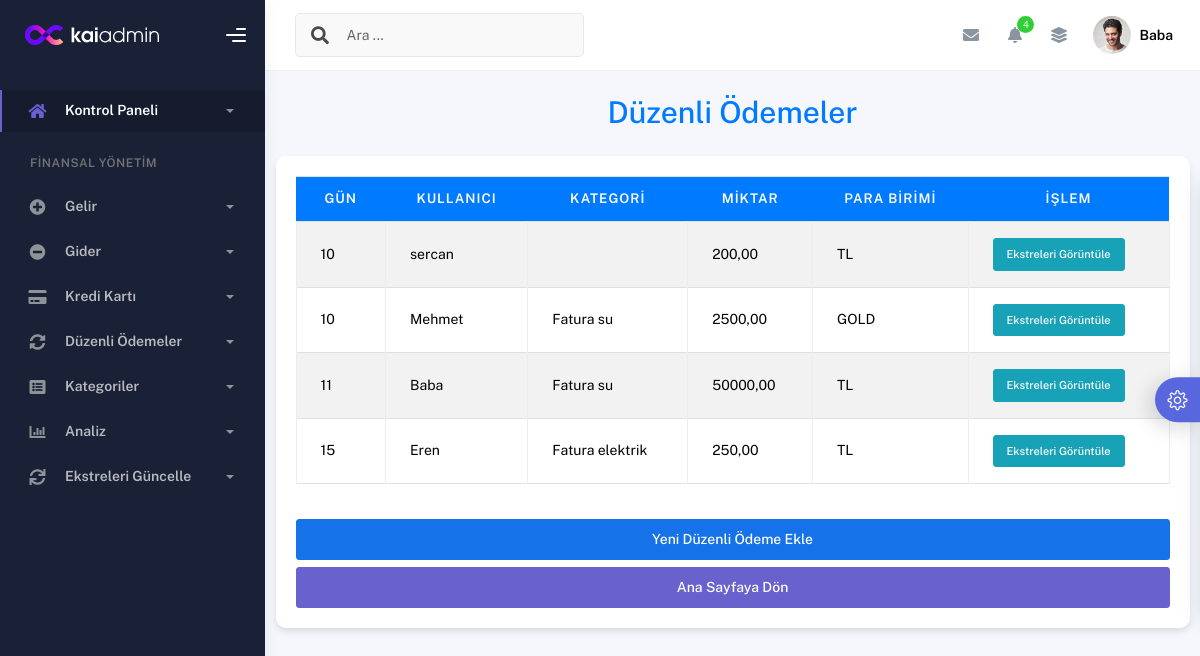
Page /duzenli-odeme-listesi/ (signed in) on the committed database.
### finans/models.py (models this page shows, shortened)
class DüzenliÖdeme(models.Model):
    kullanıcı = models.ForeignKey(User, on_delete=models.CASCADE)
    açıklama = models.CharField(max_length=100)
    miktar = models.DecimalField(max_digits=10, decimal_places=2)
    para_birimi = models.CharField(max_length=4, choices=PARA_BIRIMI_SECENEKLERI)
    ödeme_günü = models.IntegerField()
    kategori = models.ForeignKey(GiderKategori, on_delete=models.SET_NULL, null=True, blank=True)  # Üst/alt kategori seçimi

class GiderKategori(models.Model):
    isim = models.CharField(max_length=100)
    üst_kategori = models.ForeignKey('self', null=True, blank=True, on_delete=models.CASCADE)
    def __str__(self):
        return self.isim

### finans/views.py (the view)
# urls.py: path('duzenli-odeme-listesi/', views.duzenli_odeme_listesi, name='duzenli_odeme_listesi'),
@login_required
def duzenli_odeme_listesi(request):
    duzenli_odemeler = DüzenliÖdeme.objects.all().select_related('kullanıcı', 'kategori').order_by('ödeme_günü')
    context = {
        'duzenli_odemeler': duzenli_odemeler,
    }
    return render(request, 'finans/duzenli_odeme_listesi.html', context)

### templates/finans/duzenli_odeme_listesi.html (shortened to what this page needs)
{% extends "finans/ana.html" %}
{% load static %}
{% block content %}
<div class="container my-4">
    <h1 class="text-center mb-4" style="color: #007bff;">Düzenli Ödemeler</h1>
    <div class="table-container" style="background-color: #ffffff; border-radius: 10px; box-shadow: 0 4px 6px rgba(0, 0, 0, 0.1); padding: 20px; margin-top: 20px;">
        {% if duzenli_odemeler %}
        <div class="table-responsive">
            <table class="table table-striped table-bordered">
                <thead>
                    <tr>
                        <th style="background-color: #007bff; color: white; text-align: center; border: none;">Gün</th>
                        <th style="background-color: #007bff; color: white; text-align: center; border: none;">Kullanıcı</th>
                        <th style="background-color: #007bff; color: white; text-align: center; border: none;">Kategori</th>
                        <th style="background-color: #007bff; color: white; text-align: center; border: none;">Miktar</th>
                        <th style="background-color: #007bff; color: white; text-align: center; border: none;">Para Birimi</th>
                        <th style="background-color: #007bff; color: white; text-align: center; border: none;">İşlem</th>
                    </tr>
                </thead>
                <tbody>
                    {% for odeme in duzenli_odemeler %}
                    <tr style="vertical-align: middle;">
                        <td>{{ odeme.ödeme_günü }}</td>
                        <td>{{ odeme.kullanıcı.username }} {% if odeme.kullanıcı.first_name or odeme.kullanıcı.last_name %}({{ odeme.kullanıcı.first_name }} {{ odeme.kullanıcı.last_name }}){% endif %}</td>
                        <td>{{ odeme.kategori.üst_kategori|default:"" }} {{ odeme.kategori.isim|default:"" }}</td>
                        <td>{{ odeme.miktar|floatformat:2 }}</td>
                        <td>{{ odeme.para_birimi }}</td>
                        <td>
                            <a href="{% url 'finans:duzenli_odeme_ekstre_listesi' odeme.id %}" class="btn btn-detail btn-sm" style="background-color: #17a2b8; border-color: #17a2b8; color: white;">Ekstreleri Görüntüle</a>
                        </td>
                    </tr>
                    {% endfor %}
                </tbody>
            </table>
        </div>
        {% else %}
        <div class="alert alert-info text-center">
            Henüz düzenli ödeme tanımlanmamış.
        </div>
        {% endif %}
        <div class="d-grid gap-2 mt-4">
            <a href="{% url 'finans:duzenli_ödeme_ekle' %}" class="btn btn-primary">Yeni Düzenli Ödeme Ekle</a>
            <a href="{% url 'finans:anasayfa' %}" class="btn btn-secondary">Ana Sayfaya Dön</a>
        </div>
    </div>
</div>
{% endblock %}

### templates/finans/ana.html (shortened to what this page needs)
{% load static %}
<!DOCTYPE html>
<html lang="tr">
  <head>
    <link rel="stylesheet" href="{% static 'css/bootstrap.min.css' %}" />
    <link rel="stylesheet" href="{% static 'css/plugins.min.css' %}" />
    <link rel="stylesheet" href="{% static 'css/kaiadmin.min.css' %}" />
    <link rel="stylesheet" href="{% static 'css/demo.css' %}" />
  </head>
  <body>
    <div class="wrapper">
      <div class="sidebar" data-background-color="dark">
        <div class="sidebar-logo">
          <div class="logo-header" data-background-color="dark">
            <a href="#" class="logo">
              <img
                src="{% static 'img/kaiadmin/logo_light.svg' %}"
                alt="navbar markası"
                class="navbar-brand"
                height="20"
              />
            </a>
            <div class="nav-toggle">
              <button class="btn btn-toggle toggle-sidebar">
                <i class="gg-menu-right"></i>
              </button>
            </div>
          </div>
        </div>
        <div class="sidebar-wrapper scrollbar scrollbar-inner">
          <div class="sidebar-content">
            <ul class="nav nav-secondary">
              <li class="nav-item active">
                <a data-bs-toggle="collapse" href="#kontrol-paneli" class="collapsed" aria-expanded="false">
                  <i class="fas fa-home"></i>
                  <p>Kontrol Paneli</p>
                  <span class="caret"></span>
                </a>
              </li>
              <li class="nav-section">
                <h4 class="text-section">Finansal Yönetim</h4>
              </li>
              <li class="nav-item">
                <a data-bs-toggle="collapse" href="#gelir">
                  <i class="fas fa-plus-circle"></i>
                  <p>Gelir</p>
                  <span class="caret"></span>
                </a>
              </li>
              <li class="nav-item">
                <a data-bs-toggle="collapse" href="#gider">
                  <i class="fas fa-minus-circle"></i>
                  <p>Gider</p>
                  <span class="caret"></span>
                </a>
              </li>
              <li class="nav-item">
                <a data-bs-toggle="collapse" href="#kredi-karti">
                  <i class="fas fa-credit-card"></i>
                  <p>Kredi Kartı</p>
                  <span class="caret"></span>
                </a>
              </li>
              <li class="nav-item">
                <a data-bs-toggle="collapse" href="#duzenli-odeme">
                  <i class="fas fa-sync-alt"></i>
                  <p>Düzenli Ödemeler</p>
                  <span class="caret"></span>
                </a>
              </li>
              <li class="nav-item">
                <a data-bs-toggle="collapse" href="#kategoriler">
                  <i class="fas fa-list-alt"></i>
                  <p>Kategoriler</p>
                  <span class="caret"></span>
                </a>
              </li>
              <li class="nav-item">
                <a data-bs-toggle="collapse" href="#analiz">
                  <i class="fas fa-chart-bar"></i>
                  <p>Analiz</p>
                  <span class="caret"></span>
                </a>
              </li>
              <li class="nav-item">
                <a data-bs-toggle="collapse" href="#ekstre-guncelle">
                  <i class="fas fa-sync"></i>
                  <p>Ekstreleri Güncelle</p>
                  <span class="caret"></span>
                </a>
              </li>
            </ul>
          </div>
        </div>
      </div>
      <div class="main-panel">
        <div class="main-header">
          <nav
            class="navbar navbar-header navbar-header-transparent navbar-expand-lg border-bottom"
          >
            <div class="container-fluid">
              <nav
                class="navbar navbar-header-left navbar-expand-lg navbar-form nav-search p-0 d-none d-lg-flex"
              >
                <div class="input-group">
                  <div class="input-group-prepend">
                    <button type="submit" class="btn btn-search pe-1">
                      <i class="fa fa-search search-icon"></i>
                    </button>
                  </div>
                  <input
                    type="text"
                    placeholder="Ara ..."
                    class="form-control"
                  />
                </div>
              </nav>
              <ul class="navbar-nav topbar-nav ms-md-auto align-items-center">
                <li class="nav-item topbar-icon dropdown hidden-caret">
                  <a
                    class="nav-link dropdown-toggle"
                    href="#"
                    id="messageDropdown"
                    role="button"
                    data-bs-toggle="dropdown"
                    aria-haspopup="true"
                    aria-expanded="false"
                  >
                    <i class="fa fa-envelope"></i>
                  </a>
                </li>
                <li class="nav-item topbar-icon dropdown hidden-caret">
                  <a
                    class="nav-link dropdown-toggle"
                    href="#"
                    id="notifDropdown"
                    role="button"
                    data-bs-toggle="dropdown"
                    aria-haspopup="true"
                    aria-expanded="false"
                  >
                    <i class="fa fa-bell"></i>
                    <span class="notification">4</span>
                  </a>
                </li>
                <li class="nav-item topbar-icon dropdown hidden-caret">
                  <a
                    class="nav-link"
                    data-bs-toggle="dropdown"
                    href="#"
                    aria-expanded="false"
                  >
                    <i class="fas fa-layer-group"></i>
                  </a>
                </li>
                <li class="nav-item topbar-user dropdown hidden-caret">
                  <a
                    class="dropdown-toggle profile-pic"
                    data-bs-toggle="dropdown"
                    href="#"
                    aria-expanded="false"
                  >
                    <div class="avatar-sm">
                      <img
                        src="{% static 'img/profile.jpg' %}"
                        alt="..."
                        class="avatar-img rounded-circle"
                      />
                    </div>
                    <span class="profile-username">
                      <span class="fw-bold">{{ request.user.username }}</span>
                    </span>
                  </a>
                </li>
              </ul>
            </div>
          </nav>
        </div>
        <div class="container">
          {% block content %}{% endblock content %}
        </div>
      </div>
      <div class="custom-template">
        <div class="custom-toggle">
          <i class="icon-settings"></i>
        </div>
      </div>
    </div>
  </body>
</html>

### static/css/demo.css (style rules this page uses)
.custom-template { position: fixed; top: 50%; transform: translateY(-50%); right: -325px; width: 325px; height: max-content; display: block; z-index: 1; background: #ffffff; transition: all .3s; z-index: 1003; box-shadow: -1px 1px 20px rgba(69, 65, 78, 0.15); border-top-left-radius: 5px; border-bottom-left-radius: 5px; transition: all .5s; }
.custom-template .custom-toggle { position: absolute; width: 45px; height: 45px; background: #5867dd; top: 50%; left: -45px; transform: translateY(-50%); display: flex; align-items: center; justify-content: center; text-align: center; border-top-left-radius: 30px; border-bottom-left-radius: 30px; cursor: pointer; color: #ffffff; box-shadow: -5px 5px 20px rgba(69, 65, 78, 0.21); }
.custom-template .custom-toggle i { font-size: 20px; animation: 1.3s spin linear infinite; }

### templates/finans/duzenli_odeme_listesi.html (style rules this page uses)
.table td, .table th { vertical-align: middle; }

### rows in the picture
DüzenliÖdeme: ödeme_günü "10", kullanıcı.username "sercan", miktar "200,00", para_birimi "TL"
DüzenliÖdeme: ödeme_günü "10", kullanıcı.username "Mehmet", kategori.üst_kategori "Fatura", kategori.isim "su", miktar "2500,00", para_birimi "GOLD"
DüzenliÖdeme: ödeme_günü "11", kullanıcı.username "Baba", kategori.üst_kategori "Fatura", kategori.isim "su", miktar "50000,00", para_birimi "TL"
DüzenliÖdeme: ödeme_günü "15", kullanıcı.username "Eren", kategori.üst_kategori "Fatura", kategori.isim "elektrik", miktar "250,00", para_birimi "TL"

### other values in the picture
{{ request.user.username }} "Baba"
